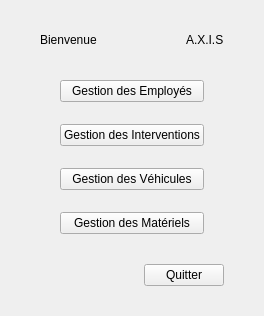
          <widget class="QWidget" name="PMenuEmpl">
           <layout class="QVBoxLayout" name="lay18">
            <property name="spacing">
             <number>10</number>
            </property>
            <property name="leftMargin">
             <number>40</number>
            </property>
            <property name="topMargin">
             <number>30</number>
            </property>
            <property name="rightMargin">
             <number>40</number>
            </property>
            <property name="bottomMargin">
             <number>30</number>
            </property>
            <item>
             <layout class="QHBoxLayout" name="lay9">
              <item>
               <widget class="QLabel" name="lblBienvenueEmpl">
                <property name="text">
                 <string>Bienvenue</string>
                </property>
                <property name="h1" stdset="0">
                 <bool>true</bool>
                </property>
               </widget>
              </item>
              <item>
               <spacer name="sp8">
                <property name="orientation">
                 <enum>Qt::Orientation::Horizontal</enum>
                </property>
                <property name="sizeHint" stdset="0">
                 <size>
                  <width>20</width>
                  <height>20</height>
                 </size>
                </property>
               </spacer>
              </item>
              <item>
               <widget class="QLabel" name="lblLogoMenuEmpl">
                <property name="text">
                 <string>A.X.I.S</string>
                </property>
                <property name="logo" stdset="0">
                 <bool>true</bool>
                </property>
               </widget>
              </item>
             </layout>
            </item>
            <item>
             <spacer name="sp10">
              <property name="orientation">
               <enum>Qt::Orientation::Vertical</enum>
              </property>
              <property name="sizeHint" stdset="0">
               <size>
                <width>20</width>
                <height>20</height>
               </size>
              </property>
             </spacer>
            </item>
            <item>
             <layout class="QHBoxLayout" name="lay14" stretch="1,3,1">
              <item>
               <spacer name="sp11">
                <property name="orientation">
                 <enum>Qt::Orientation::Horizontal</enum>
                </property>
                <property name="sizeHint" stdset="0">
                 <size>
                  <width>20</width>
                  <height>20</height>
                 </size>
                </property>
               </spacer>
              </item>
              <item>
               <layout class="QVBoxLayout" name="lay12">
                <property name="spacing">
                 <number>22</number>
                </property>
                <item>
                 <widget class="QPushButton" name="btnMenuEmpl">
                  <property name="text">
                   <string>Gestion des Employés</string>
                  </property>
                  <property name="menu" stdset="0">
                   <bool>true</bool>
                  </property>
                 </widget>
                </item>
                <item>
                 <widget class="QPushButton" name="btnMenuInterv">
                  <property name="text">
                   <string>Gestion des Interventions</string>
                  </property>
                  <property name="menu" stdset="0">
                   <bool>true</bool>
                  </property>
                 </widget>
                </item>
                <item>
                 <widget class="QPushButton" name="btnMenuVehicule">
                  <property name="text">
                   <string>Gestion des Véhicules</string>
                  </property>
                  <property name="menu" stdset="0">
                   <bool>true</bool>
                  </property>
                 </widget>
                </item>
                <item>
                 <widget class="QPushButton" name="btnMenuMateriel">
                  <property name="text">
                   <string>Gestion des Matériels</string>
                  </property>
                  <property name="menu" stdset="0">
                   <bool>true</bool>
                  </property>
                 </widget>
                </item>
               </layout>
              </item>
              <item>
               <spacer name="sp13">
                <property name="orientation">
                 <enum>Qt::Orientation::Horizontal</enum>
                </property>
                <property name="sizeHint" stdset="0">
                 <size>
                  <width>20</width>
                  <height>20</height>
                 </size>
                </property>
               </spacer>
              </item>
             </layout>
            </item>
            <item>
             <spacer name="sp15">
              <property name="orientation">
               <enum>Qt::Orientation::Vertical</enum>
              </property>
              <property name="sizeHint" stdset="0">
               <size>
                <width>20</width>
                <height>20</height>
               </size>
              </property>
             </spacer>
            </item>
            <item>
             <layout class="QHBoxLayout" name="lay17">
              <item>
               <spacer name="sp16">
                <property name="orientation">
                 <enum>Qt::Orientation::Horizontal</enum>
                </property>
                <property name="sizeHint" stdset="0">
                 <size>
                  <width>20</width>
                  <height>20</height>
                 </size>
                </property>
               </spacer>
              </item>
              <item>
               <widget class="QPushButton" name="btnQuitterMenuEmpl">
                <property name="text">
                 <string>Quitter</string>
                </property>
                <property name="menu" stdset="0">
                 <bool>true</bool>
                </property>
               </widget>
              </item>
             </layout>
            </item>
           </layout>
          </widget>
